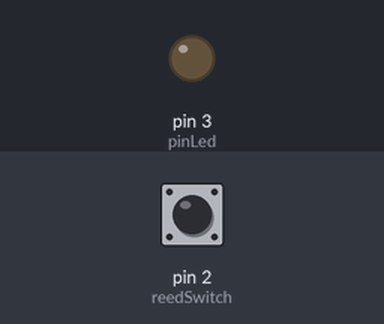
Simulated run of this sketch. Board: Arduino Uno, built with avr-gcc and run on an emulated ATmega328P. Shown: output pins drawn as LEDs (lit = HIGH). The inputs (shaded band) are chosen by the test bench; at power-on: pin 2 (reedSwitch) LOW.

Above: at 1.2 s.
1.3 s: pin 2 (reedSwitch) pulled HIGH for 0.15 s
At 1.37 s:
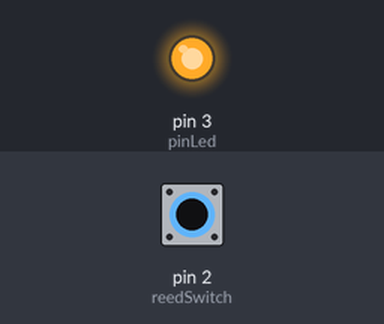
2.9 s: pin 2 (reedSwitch) pulled HIGH for 3.2 s
At 6.4 s:
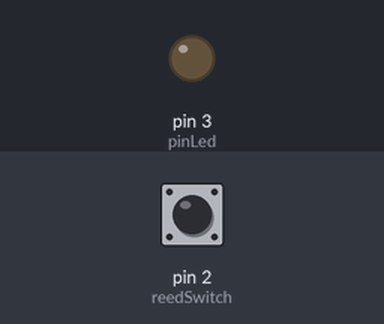
Timing chart, 0 to 7.9 s (numbered marks = the images above; inputs shaded):
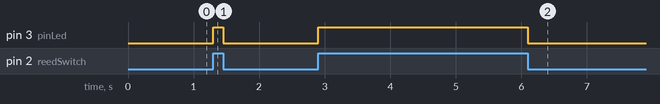

Measured:
- after the input at 1.3 s, pin 3 (pinLed): LOW → HIGH at once, → LOW 0.15 s later
- after the input at 2.9 s, pin 3 (pinLed): LOW → HIGH at once, → LOW 3.2 s later

The sketch:

ejercicio.ino
```cpp
const byte reedSwitch = 2;
const byte pinLed = 3;

void setup() {
  Serial.begin(9600);
  pinMode(reedSwitch, INPUT);
  pinMode(pinLed, OUTPUT);
}

void loop() {
  if(digitalRead(reedSwitch) == 1)
  {
    digitalWrite(pinLed, HIGH);
  }
  else
  {
    digitalWrite(pinLed, LOW);
  }
}
```
